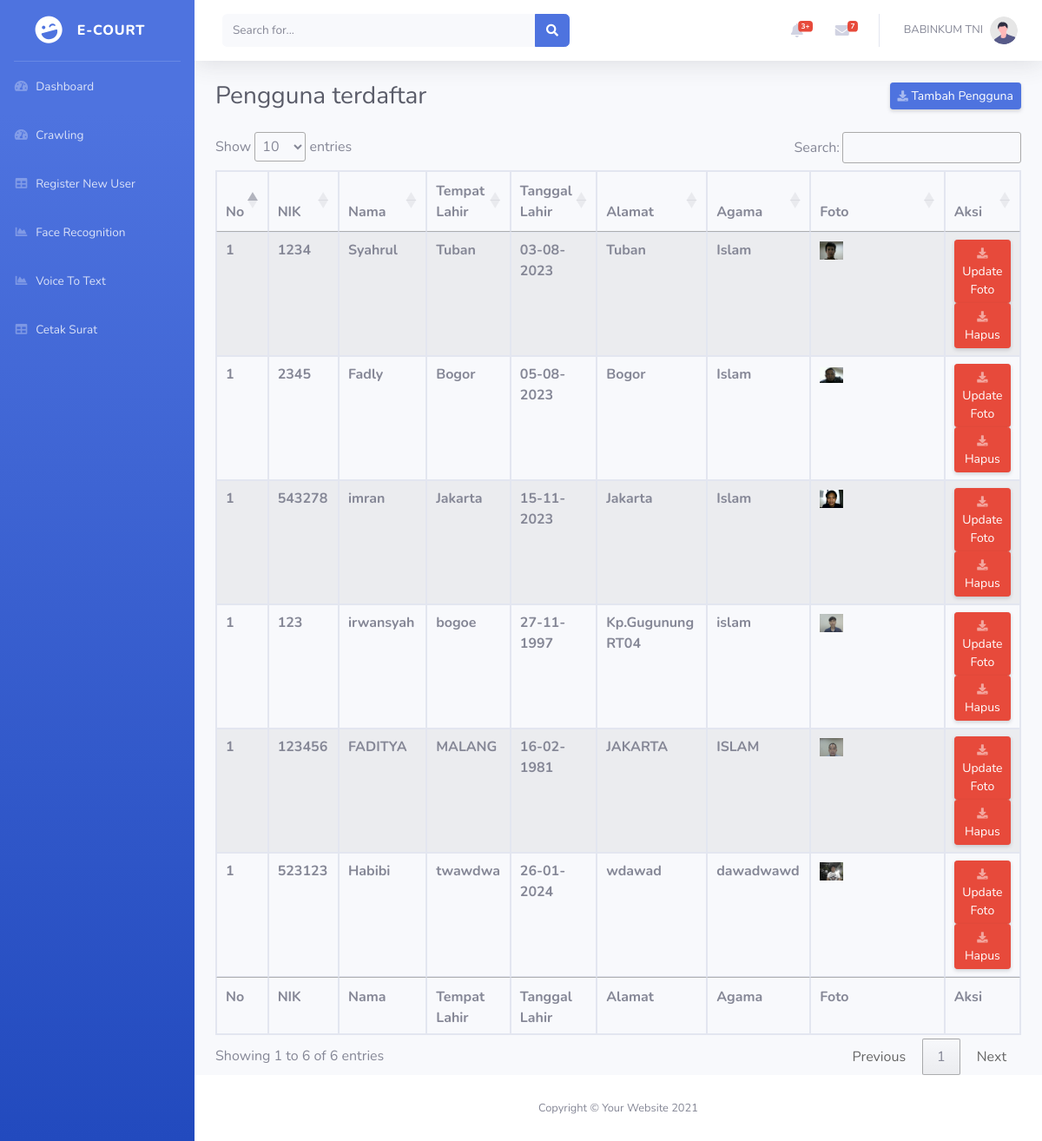
Screenshot of /picture.php with the database file from the repository.
### tables this page shows
CREATE TABLE `recognition` (
  `id` int(11) NOT NULL,
  `nik` varchar(20) NOT NULL,
  `nama` varchar(50) NOT NULL,
  `tempat_lahir` varchar(50) NOT NULL,
  `tgl_lahir` date NOT NULL DEFAULT '1965-01-01',
  `alamat` varchar(50) NOT NULL,
  `agama` varchar(50) NOT NULL
);

### picture.php (the view, shortened to what this page needs)
<?php
require_once('koneksi.php');
$sql = "SELECT * FROM recognition";
$row = $db->prepare($sql);
$row->execute();
$hasil = $row->fetchAll();
?>
<!DOCTYPE html>
<html lang="en">
<head>
    <link href="vendor/fontawesome-free/css/all.min.css" rel="stylesheet" type="text/css">
    <link href="css/sb-admin-2.min.css" rel="stylesheet">
    <link rel="stylesheet" href="https://cdn.datatables.net/1.13.4/css/jquery.dataTables.css" />
</head>
<body id="page-top">
    <div id="wrapper">
        <?php
        require 'sidebar.php';
        ?>
        <div id="content-wrapper" class="d-flex flex-column">
            <div id="content">
                <?php
                require 'navbar.php';
                ?>
                <div class="container-fluid">
                    <div class="d-sm-flex align-items-center justify-content-between mb-4">
                        <h1 class="h3 mb-0 text-gray-800">Pengguna terdaftar</h1>
                        <a href="take_picture.php" class="d-none d-sm-inline-block btn btn-sm btn-primary shadow-sm"><i
                                class="fas fa-download fa-sm text-white-50"></i> Tambah Pengguna</a>
                    </div>
                    <table id="example" class="table table-striped table-bordered" style="width:100%">
                        <thead>
                            <tr>
                                <th>No</th>
                                <th>NIK</th>
                                <th>Nama</th>
                                <th>Tempat Lahir</th>
                                <th>Tanggal Lahir</th>
                                <th>Alamat</th>
                                <th>Agama</th>
                                <th>Foto</th>
                                <th>Aksi</th>
                            </tr>
                        </thead>
                        <tbody>
                            <?php foreach($hasil as $b):?>
                            <tr>
                                <th>1</th>
                                <th><?= $b['nik']?></th>
                                <th><?= $b['nama']?></th>
                                <th><?= $b['tempat_lahir']?></th>
                                <th><?php
                                $date= date_create($b['tgl_lahir']);
                                echo date_format($date,"d-m-Y");
                                ?></th>
                                <th><?= $b['alamat']?></th>
                                <th><?= $b['agama']?></th>
                                <th style="width: 200px;"><img src="labeled_images/<?= $b['nik'].'_'.$b['nama']?>/1.png" style="width: 20%; height: 20%;"></th>
                                <th>
                                <a href="update_picture.php?id=<?= $b['id']?>" class="d-none d-sm-inline-block btn btn-sm btn-danger shadow-sm"><i
                                class="fas fa-download fa-sm text-white-50"></i> Update Foto</a>
                                <a href="delete_picture.php?id=<?= $b['id']?>" class="d-none d-sm-inline-block btn btn-sm btn-danger shadow-sm"><i
                                class="fas fa-download fa-sm text-white-50"></i> Hapus</a>
                                </th>
                            </tr>
                            <?php endforeach;?>
                        </tbody>
                        <tfoot>
                            <tr>
                                <th>No</th>
                                <th>NIK</th>
                                <th>Nama</th>
                                <th>Tempat Lahir</th>
                                <th>Tanggal Lahir</th>
                                <th>Alamat</th>
                                <th>Agama</th>
                                <th>Foto</th>
                                <th>Aksi</th>
                            </tr>
                        </tfoot>
                    </table>
                </div>
            </div>
            <footer class="sticky-footer bg-white">
                <div class="container my-auto">
                    <div class="copyright text-center my-auto">
                        <span>Copyright &copy; Your Website 2021</span>
                    </div>
                </div>
            </footer>
        </div>
    </div>
</body>
</html>

### sidebar.php
<ul class="navbar-nav bg-gradient-primary sidebar sidebar-dark accordion" id="accordionSidebar">
            <a class="sidebar-brand d-flex align-items-center justify-content-center" href="dashboard.html">
                <div class="sidebar-brand-icon rotate-n-15">
                    <i class="fas fa-laugh-wink"></i>
                </div>
                <div class="sidebar-brand-text mx-3">e-Court</div>
            </a>
            <hr class="sidebar-divider my-0">
            <li class="nav-item">
                <a class="nav-link" href="dashboard.php">
                    <i class="fas fa-fw fa-tachometer-alt"></i>
                    <span>Dashboard</span></a>
            </li>
            <li class="nav-item">
                <a class="nav-link" href="scraping.php">
                    <i class="fas fa-fw fa-tachometer-alt"></i>
                    <span>Crawling</span></a>
            </li>
            <li class="nav-item">
                <a class="nav-link" href="picture.php">
                    <i class="fas fa-fw fa-table"></i>
                    <span>Register New User</span></a>
            </li>
            <li class="nav-item">
                <a class="nav-link" href="face_recognition.php" target="_blank">
                    <i class="fas fa-fw fa-chart-area"></i>
                    <span>Face Recognition</span></a>
            </li>
            <li class="nav-item">
                <a class="nav-link" href="voice.php">
                    <i class="fas fa-fw fa-chart-area"></i>
                    <span>Voice To Text</span></a>
            </li>
            <li class="nav-item">
                <a class="nav-link" href="export_1.php">
                    <i class="fas fa-fw fa-table"></i>
                    <span>Cetak Surat</span></a>
            </li>
        </ul>

### navbar.php (shortened to what this page needs)
<nav class="navbar navbar-expand navbar-light bg-white topbar mb-4 static-top shadow">
                    <form
                        class="d-none d-sm-inline-block form-inline mr-auto ml-md-3 my-2 my-md-0 mw-100 navbar-search">
                        <div class="input-group">
                            <input type="text" class="form-control bg-light border-0 small" placeholder="Search for..."
                                aria-label="Search" aria-describedby="basic-addon2">
                            <div class="input-group-append">
                                <button class="btn btn-primary" type="button">
                                    <i class="fas fa-search fa-sm"></i>
                                </button>
                            </div>
                        </div>
                    </form>
                    <ul class="navbar-nav ml-auto">
                        <li class="nav-item dropdown no-arrow mx-1">
                            <a class="nav-link dropdown-toggle" href="#" id="alertsDropdown" role="button"
                                data-toggle="dropdown" aria-haspopup="true" aria-expanded="false">
                                <i class="fas fa-bell fa-fw"></i>
                                <span class="badge badge-danger badge-counter">3+</span>
                            </a>
                        </li>
                        <li class="nav-item dropdown no-arrow mx-1">
                            <a class="nav-link dropdown-toggle" href="#" id="messagesDropdown" role="button"
                                data-toggle="dropdown" aria-haspopup="true" aria-expanded="false">
                                <i class="fas fa-envelope fa-fw"></i>
                                <span class="badge badge-danger badge-counter">7</span>
                            </a>
                        </li>
                        <li class="nav-item dropdown no-arrow">
                            <a class="nav-link dropdown-toggle" href="#" id="userDropdown" role="button"
                                data-toggle="dropdown" aria-haspopup="true" aria-expanded="false">
                                <span class="mr-2 d-none d-lg-inline text-gray-600 small">BABINKUM TNI</span>
                                <img class="img-profile rounded-circle"
                                    src="img/undraw_profile.svg">
                            </a>
                        </li>
                    </ul>
                </nav>

### rows the page displays
recognition: nik "1234", nama "Syahrul", tempat_lahir "Tuban", tgl_lahir "03-08-2023", alamat "Tuban", agama "Islam", nik+nama (picture)
recognition: nik "2345", nama "Fadly", tempat_lahir "Bogor", tgl_lahir "05-08-2023", alamat "Bogor", agama "Islam", nik+nama (picture)
recognition: nik "543278", nama "imran", tempat_lahir "Jakarta", tgl_lahir "15-11-2023", alamat "Jakarta", agama "Islam", nik+nama (picture)
recognition: nik "123", nama "irwansyah", tempat_lahir "bogoe", tgl_lahir "27-11-1997", alamat "Kp.Gugunung RT04", agama "islam", nama (picture)
recognition: nik "123456", nama "FADITYA", tempat_lahir "MALANG", tgl_lahir "16-02-1981", alamat "JAKARTA", agama "ISLAM", nik+nama (picture)
recognition: nik "523123", nama "Habibi", tempat_lahir "twawdwa", tgl_lahir "26-01-2024", alamat "wdawad", agama "dawadwawd", nik+nama (picture)
